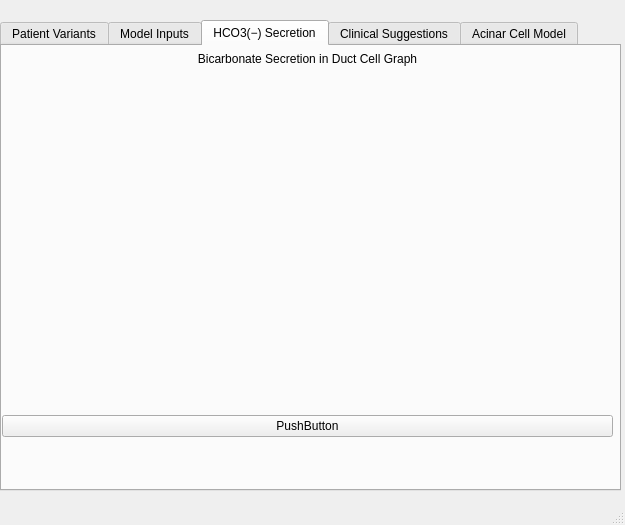
<?xml version="1.0" encoding="UTF-8"?>
<ui version="4.0">
 <class>MainWindow</class>
 <widget class="QMainWindow" name="MainWindow">
  <property name="geometry">
   <rect>
    <x>0</x>
    <y>0</y>
    <width>625</width>
    <height>525</height>
   </rect>
  </property>
  <property name="contextMenuPolicy">
   <enum>Qt::NoContextMenu</enum>
  </property>
  <property name="windowTitle">
   <string>MainWindow</string>
  </property>
  <property name="autoFillBackground">
   <bool>false</bool>
  </property>
  <property name="styleSheet">
   <string notr="true"/>
  </property>
  <property name="animated">
   <bool>true</bool>
  </property>
  <property name="dockNestingEnabled">
   <bool>false</bool>
  </property>
  <property name="dockOptions">
   <set>QMainWindow::AllowTabbedDocks|QMainWindow::AnimatedDocks|QMainWindow::VerticalTabs</set>
  </property>
  <widget class="QWidget" name="centralwidget">
   <widget class="QWidget" name="verticalLayoutWidget_2">
    <property name="geometry">
     <rect>
      <x>0</x>
      <y>0</y>
      <width>621</width>
      <height>491</height>
     </rect>
    </property>
    <layout class="QVBoxLayout" name="verticalLayout_3">
     <item>
      <widget class="QLabel" name="label_3">
       <property name="text">
        <string/>
       </property>
       <property name="pixmap">
        <pixmap>../../ARIEL Precision Medicine Part-Time Work/Digital Assets and Templates/ARIEL_Logo_RGB_100px.png</pixmap>
       </property>
       <property name="scaledContents">
        <bool>false</bool>
       </property>
       <property name="alignment">
        <set>Qt::AlignCenter</set>
       </property>
      </widget>
     </item>
     <item>
      <widget class="QTabWidget" name="tabWidget">
       <property name="currentIndex">
        <number>2</number>
       </property>
       <widget class="QWidget" name="tab">
        <attribute name="title">
         <string>Patient Variants</string>
        </attribute>
        <widget class="QWidget" name="horizontalLayoutWidget_2">
         <property name="geometry">
          <rect>
           <x>10</x>
           <y>10</y>
           <width>601</width>
           <height>381</height>
          </rect>
         </property>
         <layout class="QHBoxLayout" name="horizontalLayout_2">
          <item>
           <layout class="QVBoxLayout" name="verticalLayout">
            <item>
             <spacer name="verticalSpacer_3">
              <property name="orientation">
               <enum>Qt::Vertical</enum>
              </property>
              <property name="sizeHint" stdset="0">
               <size>
                <width>20</width>
                <height>40</height>
               </size>
              </property>
             </spacer>
            </item>
            <item>
             <widget class="QLabel" name="label">
              <property name="text">
               <string>Variant Input Area</string>
              </property>
              <property name="alignment">
               <set>Qt::AlignCenter</set>
              </property>
             </widget>
            </item>
            <item>
             <widget class="QComboBox" name="comboBox">
              <property name="layoutDirection">
               <enum>Qt::LeftToRight</enum>
              </property>
              <property name="frame">
               <bool>true</bool>
              </property>
              <property name="modelColumn">
               <number>0</number>
              </property>
             </widget>
            </item>
            <item>
             <layout class="QHBoxLayout" name="horizontalLayout">
              <item>
               <widget class="QPushButton" name="pushButton_2">
                <property name="toolTip">
                 <string>Add Variant to List</string>
                </property>
                <property name="autoFillBackground">
                 <bool>false</bool>
                </property>
                <property name="styleSheet">
                 <string notr="true"/>
                </property>
                <property name="text">
                 <string>Add</string>
                </property>
                <property name="autoDefault">
                 <bool>false</bool>
                </property>
                <property name="flat">
                 <bool>false</bool>
                </property>
               </widget>
              </item>
              <item>
               <widget class="QPushButton" name="pushButton">
                <property name="toolTip">
                 <string>Remove variant from list</string>
                </property>
                <property name="text">
                 <string>Remove</string>
                </property>
               </widget>
              </item>
             </layout>
            </item>
            <item>
             <spacer name="verticalSpacer">
              <property name="orientation">
               <enum>Qt::Vertical</enum>
              </property>
              <property name="sizeType">
               <enum>QSizePolicy::MinimumExpanding</enum>
              </property>
              <property name="sizeHint" stdset="0">
               <size>
                <width>20</width>
                <height>60</height>
               </size>
              </property>
             </spacer>
            </item>
            <item>
             <widget class="QLabel" name="label_2">
              <property name="text">
               <string>% WT Functionality</string>
              </property>
             </widget>
            </item>
            <item>
             <widget class="QProgressBar" name="progressBar">
              <property name="value">
               <number>100</number>
              </property>
             </widget>
            </item>
            <item>
             <spacer name="verticalSpacer_2">
              <property name="orientation">
               <enum>Qt::Vertical</enum>
              </property>
              <property name="sizeHint" stdset="0">
               <size>
                <width>20</width>
                <height>40</height>
               </size>
              </property>
             </spacer>
            </item>
            <item>
             <widget class="QPushButton" name="pushButton_3">
              <property name="text">
               <string>Load Variants into Model</string>
              </property>
             </widget>
            </item>
            <item>
             <spacer name="verticalSpacer_4">
              <property name="orientation">
               <enum>Qt::Vertical</enum>
              </property>
              <property name="sizeHint" stdset="0">
               <size>
                <width>20</width>
                <height>40</height>
               </size>
              </property>
             </spacer>
            </item>
           </layout>
          </item>
          <item>
           <widget class="QPlainTextEdit" name="plainTextEdit">
            <property name="readOnly">
             <bool>true</bool>
            </property>
           </widget>
          </item>
         </layout>
        </widget>
       </widget>
       <widget class="QWidget" name="tab_2">
        <attribute name="title">
         <string>Model Inputs</string>
        </attribute>
        <widget class="QWidget" name="gridLayoutWidget">
         <property name="geometry">
          <rect>
           <x>10</x>
           <y>10</y>
           <width>349</width>
           <height>211</height>
          </rect>
         </property>
         <layout class="QGridLayout" name="gridLayout">
          <property name="sizeConstraint">
           <enum>QLayout::SetDefaultConstraint</enum>
          </property>
          <property name="rightMargin">
           <number>40</number>
          </property>
          <item row="0" column="1">
           <layout class="QHBoxLayout" name="horizontalLayout_3">
            <item>
             <widget class="QRadioButton" name="radioButton">
              <property name="text">
               <string>On</string>
              </property>
             </widget>
            </item>
            <item>
             <widget class="QRadioButton" name="radioButton_2">
              <property name="text">
               <string>Off</string>
              </property>
             </widget>
            </item>
           </layout>
          </item>
          <item row="6" column="0">
           <widget class="QLabel" name="label_10">
            <property name="text">
             <string>Trigger Update</string>
            </property>
           </widget>
          </item>
          <item row="1" column="0">
           <widget class="QLabel" name="label_6">
            <property name="text">
             <string>Intracellular HCO3-</string>
            </property>
           </widget>
          </item>
          <item row="6" column="1">
           <widget class="QPushButton" name="pushButton_4">
            <property name="text">
             <string>Update</string>
            </property>
           </widget>
          </item>
          <item row="3" column="2">
           <widget class="QLabel" name="label_13">
            <property name="text">
             <string>default_cl</string>
            </property>
           </widget>
          </item>
          <item row="2" column="1">
           <widget class="QSlider" name="horizontalSlider_2">
            <property name="orientation">
             <enum>Qt::Horizontal</enum>
            </property>
           </widget>
          </item>
          <item row="4" column="0">
           <widget class="QLabel" name="label_9">
            <property name="text">
             <string>Intracellular Na+</string>
            </property>
           </widget>
          </item>
          <item row="2" column="0">
           <widget class="QLabel" name="label_7">
            <property name="text">
             <string>Luminal HCO3-</string>
            </property>
           </widget>
          </item>
          <item row="3" column="1">
           <widget class="QSlider" name="horizontalSlider_3">
            <property name="orientation">
             <enum>Qt::Horizontal</enum>
            </property>
           </widget>
          </item>
          <item row="4" column="1">
           <widget class="QSlider" name="horizontalSlider_4">
            <property name="orientation">
             <enum>Qt::Horizontal</enum>
            </property>
           </widget>
          </item>
          <item row="4" column="2">
           <widget class="QLabel" name="label_14">
            <property name="text">
             <string>default_na</string>
            </property>
           </widget>
          </item>
          <item row="3" column="0">
           <widget class="QLabel" name="label_8">
            <property name="text">
             <string>Intracellular Cl-</string>
            </property>
           </widget>
          </item>
          <item row="0" column="0">
           <widget class="QLabel" name="label_5">
            <property name="text">
             <string>Antiporters</string>
            </property>
           </widget>
          </item>
          <item row="1" column="2">
           <widget class="QLabel" name="label_11">
            <property name="text">
             <string>default_bi</string>
            </property>
           </widget>
          </item>
          <item row="2" column="2">
           <widget class="QLabel" name="label_12">
            <property name="text">
             <string>default_bl</string>
            </property>
           </widget>
          </item>
          <item row="1" column="1">
           <widget class="QSlider" name="horizontalSlider">
            <property name="orientation">
             <enum>Qt::Horizontal</enum>
            </property>
           </widget>
          </item>
          <item row="5" column="0">
           <spacer name="verticalSpacer_5">
            <property name="orientation">
             <enum>Qt::Vertical</enum>
            </property>
            <property name="sizeHint" stdset="0">
             <size>
              <width>20</width>
              <height>40</height>
             </size>
            </property>
           </spacer>
          </item>
          <item row="5" column="1">
           <spacer name="verticalSpacer_6">
            <property name="orientation">
             <enum>Qt::Vertical</enum>
            </property>
            <property name="sizeHint" stdset="0">
             <size>
              <width>20</width>
              <height>40</height>
             </size>
            </property>
           </spacer>
          </item>
          <item row="5" column="2">
           <spacer name="verticalSpacer_7">
            <property name="orientation">
             <enum>Qt::Vertical</enum>
            </property>
            <property name="sizeHint" stdset="0">
             <size>
              <width>20</width>
              <height>40</height>
             </size>
            </property>
           </spacer>
          </item>
         </layout>
        </widget>
       </widget>
       <widget class="QWidget" name="tab_4">
        <attribute name="title">
         <string>HCO3(−) Secretion</string>
        </attribute>
        <widget class="QWidget" name="verticalLayoutWidget_3">
         <property name="geometry">
          <rect>
           <x>0</x>
           <y>0</y>
           <width>611</width>
           <height>391</height>
          </rect>
         </property>
         <layout class="QVBoxLayout" name="verticalLayout_4">
          <item>
           <widget class="QLabel" name="label_4">
            <property name="maximumSize">
             <size>
              <width>16777215</width>
              <height>25</height>
             </size>
            </property>
            <property name="text">
             <string>Bicarbonate Secretion in Duct Cell Graph</string>
            </property>
            <property name="alignment">
             <set>Qt::AlignCenter</set>
            </property>
           </widget>
          </item>
          <item>
           <widget class="QWidget" name="matplotlibWidget" native="true">
            <property name="minimumSize">
             <size>
              <width>0</width>
              <height>250</height>
             </size>
            </property>
           </widget>
          </item>
          <item>
           <widget class="QPushButton" name="pushButton_5">
            <property name="text">
             <string>PushButton</string>
            </property>
           </widget>
          </item>
         </layout>
        </widget>
       </widget>
       <widget class="QWidget" name="tab_5">
        <attribute name="title">
         <string>Clinical Suggestions</string>
        </attribute>
        <widget class="QPlainTextEdit" name="plainTextEdit_2">
         <property name="geometry">
          <rect>
           <x>10</x>
           <y>10</y>
           <width>591</width>
           <height>381</height>
          </rect>
         </property>
        </widget>
       </widget>
       <widget class="QWidget" name="tab_3">
        <attribute name="title">
         <string>Acinar Cell Model</string>
        </attribute>
        <widget class="QWidget" name="verticalLayoutWidget_4">
         <property name="geometry">
          <rect>
           <x>50</x>
           <y>30</y>
           <width>511</width>
           <height>321</height>
          </rect>
         </property>
         <layout class="QVBoxLayout" name="verticalLayout_5">
          <item>
           <widget class="QLabel" name="label_16">
            <property name="text">
             <string/>
            </property>
            <property name="pixmap">
             <pixmap>../../../Desktop/1-s2.0-S1357272505004085-gr1.gif</pixmap>
            </property>
           </widget>
          </item>
          <item>
           <widget class="QLabel" name="label_15">
            <property name="text">
             <string>Placeholder Image, Source: https://ars.els-cdn.com/content/image/1-s2.0-S1357272505004085-gr1.gif</string>
            </property>
           </widget>
          </item>
         </layout>
        </widget>
       </widget>
      </widget>
     </item>
    </layout>
   </widget>
  </widget>
  <widget class="QStatusBar" name="statusbar"/>
 </widget>
 <resources/>
 <connections/>
</ui>
